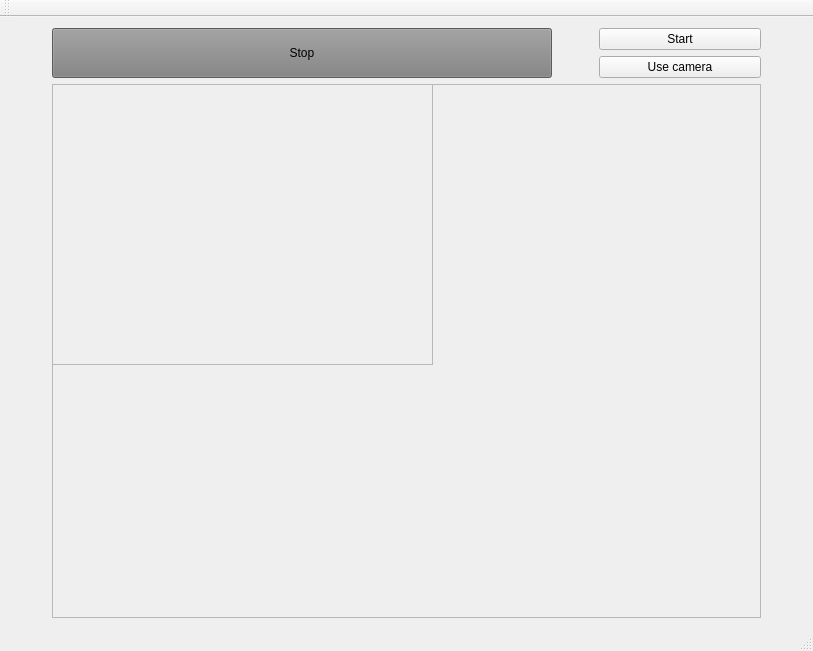
<?xml version="1.0" encoding="UTF-8"?>
<ui version="4.0">
 <class>MainWindow</class>
 <widget class="QMainWindow" name="MainWindow">
  <property name="geometry">
   <rect>
    <x>0</x>
    <y>0</y>
    <width>813</width>
    <height>651</height>
   </rect>
  </property>
  <property name="sizePolicy">
   <sizepolicy hsizetype="Expanding" vsizetype="Fixed">
    <horstretch>0</horstretch>
    <verstretch>0</verstretch>
   </sizepolicy>
  </property>
  <property name="windowTitle">
   <string>MainWindow</string>
  </property>
  <widget class="QWidget" name="centralWidget">
   <layout class="QGridLayout" name="gridLayout">
    <item row="1" column="0">
     <layout class="QGridLayout" name="gridLayout_2">
      <item row="0" column="1">
       <widget class="QPushButton" name="pushButton_4">
        <property name="sizePolicy">
         <sizepolicy hsizetype="Fixed" vsizetype="Fixed">
          <horstretch>10</horstretch>
          <verstretch>0</verstretch>
         </sizepolicy>
        </property>
        <property name="minimumSize">
         <size>
          <width>500</width>
          <height>50</height>
         </size>
        </property>
        <property name="styleSheet">
         <string notr="true">QPushButton#pushButton_4 { background-color: gray }</string>
        </property>
        <property name="text">
         <string>Stop</string>
        </property>
       </widget>
      </item>
     </layout>
    </item>
    <item row="1" column="1">
     <layout class="QVBoxLayout" name="verticalLayout">
      <item>
       <widget class="QPushButton" name="pushButton_9">
        <property name="sizePolicy">
         <sizepolicy hsizetype="Fixed" vsizetype="Fixed">
          <horstretch>0</horstretch>
          <verstretch>0</verstretch>
         </sizepolicy>
        </property>
        <property name="minimumSize">
         <size>
          <width>162</width>
          <height>0</height>
         </size>
        </property>
        <property name="text">
         <string>Start</string>
        </property>
       </widget>
      </item>
      <item>
       <widget class="QPushButton" name="pushButton">
        <property name="sizePolicy">
         <sizepolicy hsizetype="Fixed" vsizetype="Fixed">
          <horstretch>0</horstretch>
          <verstretch>0</verstretch>
         </sizepolicy>
        </property>
        <property name="minimumSize">
         <size>
          <width>162</width>
          <height>0</height>
         </size>
        </property>
        <property name="text">
         <string>Use camera</string>
        </property>
       </widget>
      </item>
     </layout>
    </item>
    <item row="3" column="0" colspan="2">
     <widget class="QFrame" name="frame">
      <property name="enabled">
       <bool>true</bool>
      </property>
      <property name="sizePolicy">
       <sizepolicy hsizetype="MinimumExpanding" vsizetype="Expanding">
        <horstretch>0</horstretch>
        <verstretch>0</verstretch>
       </sizepolicy>
      </property>
      <property name="minimumSize">
       <size>
        <width>600</width>
        <height>450</height>
       </size>
      </property>
      <property name="frameShape">
       <enum>QFrame::StyledPanel</enum>
      </property>
      <property name="frameShadow">
       <enum>QFrame::Raised</enum>
      </property>
      <widget class="QFrame" name="frame_2">
       <property name="geometry">
        <rect>
         <x>0</x>
         <y>0</y>
         <width>381</width>
         <height>281</height>
        </rect>
       </property>
       <property name="frameShape">
        <enum>QFrame::StyledPanel</enum>
       </property>
       <property name="frameShadow">
        <enum>QFrame::Raised</enum>
       </property>
      </widget>
     </widget>
    </item>
   </layout>
  </widget>
  <widget class="QMenuBar" name="menuBar">
   <property name="geometry">
    <rect>
     <x>0</x>
     <y>0</y>
     <width>813</width>
     <height>25</height>
    </rect>
   </property>
  </widget>
  <widget class="QToolBar" name="mainToolBar">
   <attribute name="toolBarArea">
    <enum>TopToolBarArea</enum>
   </attribute>
   <attribute name="toolBarBreak">
    <bool>false</bool>
   </attribute>
  </widget>
  <widget class="QStatusBar" name="statusBar"/>
 </widget>
 <layoutdefault spacing="6" margin="11"/>
 <resources/>
 <connections/>
</ui>
